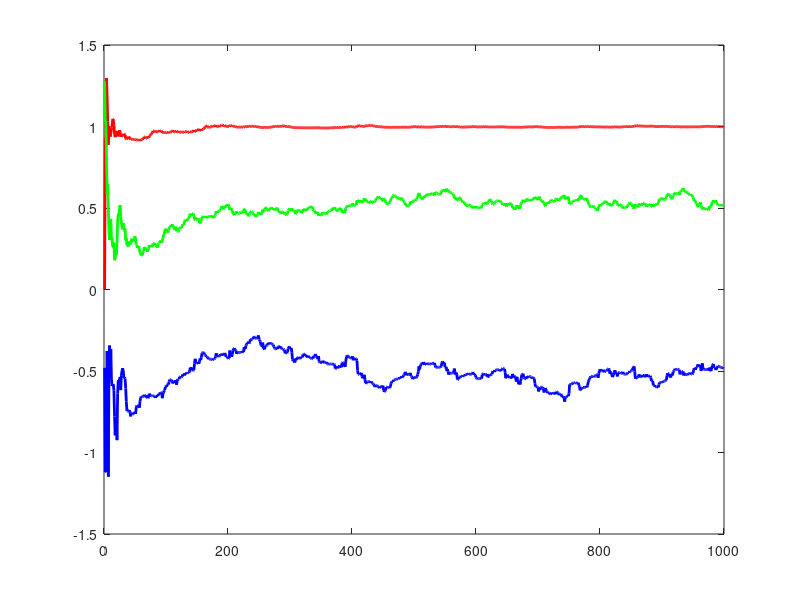

The MATLAB script that drew this image: (Note: this script raises an error after producing the figure.)
% Recursive Least Square Algorithm (RLS) with Forgetting Factor

N = 1000;
sigma2 = 0.5;
forgetting_factor = 0.99;

a_desired = 1; 
b_desired = 0.5;
c_desired = -0.5;

u = ones(N, 1);
y = zeros(N, 1);
E = load("e.mat");
e = E(1).e;

for t = 2:N
    y(t) = -a_desired * y(t-1) + b_desired * u(t-1) + c_desired * e(t-1) + e(t);
end

theta_hat = zeros(3, 1); % [a, b, c]
P = 100 * eye(3);
phi = zeros(3, 1);

theta_store = zeros(3, N);

for t = 2:N
    phi = [-y(t-1); u(t-1); e(t-1)];
    error = y(t) - phi' * theta_hat;
    P = (1 / forgetting_factor) * (P - (P*phi*phi'*P)/(1 + phi'*P*phi));
    K = P*phi;
    theta_hat = theta_hat + K * error;
    theta_store(:, t) = theta_hat;
end

figure;
plot(theta_store(1, 2:N), 'r', 'LineWidth', 2);
hold on;
plot(theta_store(2, 2:N), 'g', 'LineWidth', 2);
plot(theta_store(3, 2:N), 'b', 'LineWidth', 2);
yline(a_desired, '--r', 'Desired a');
yline(b_desired, '--g', 'Desired b');
yline(c_desired, '--b', 'Desired c');
xlabel('Sample');
legend('a estimate', 'b estimate', 'c estimate', 'Location', 'Southeast');
title('RLS Algorithm with Forgetting Factor (0.99)');
grid on;
f = gcf;
exportgraphics(f,'RLS_Forgetting_0_99.png');

